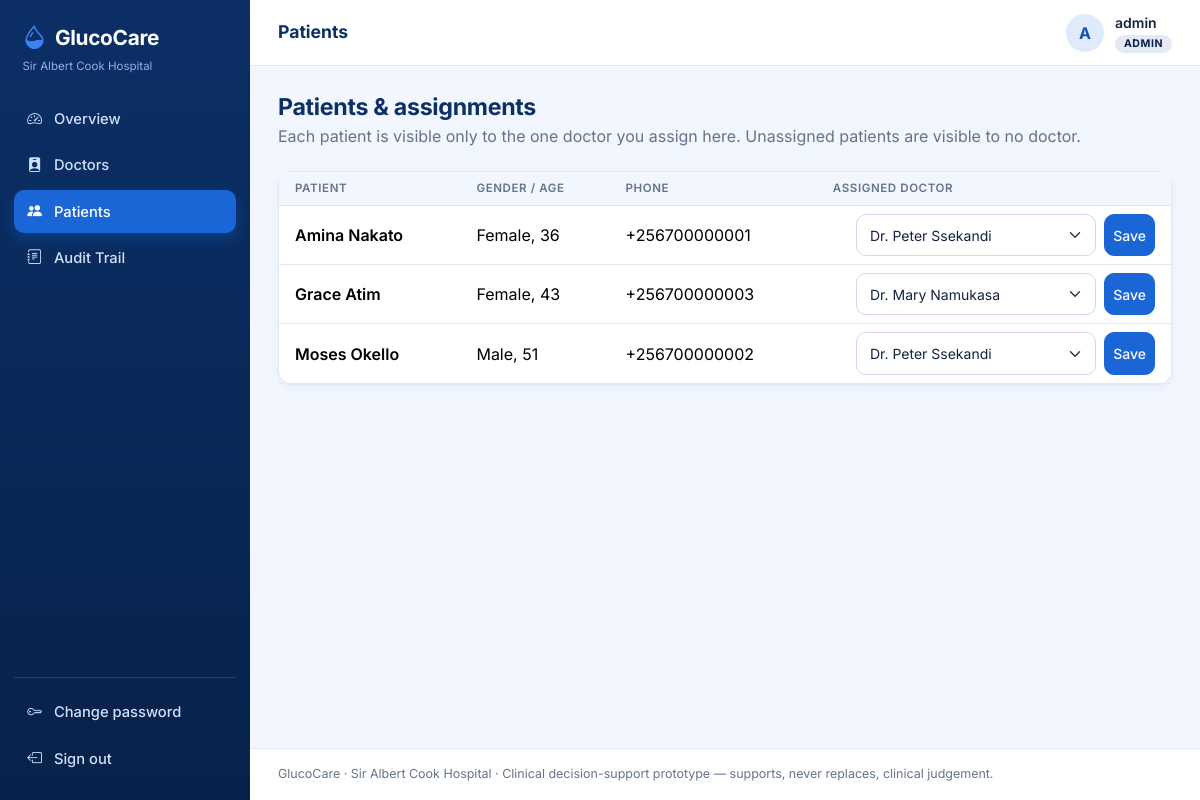
/admin/manage_patients.php (signed in), run on the app's committed database.
### tables this page shows
CREATE TABLE IF NOT EXISTS `patients` (
    `patient_id` INT AUTO_INCREMENT PRIMARY KEY,
    `user_id` INT NOT NULL UNIQUE,
    `clinician_id` INT NULL,
    `full_name` VARCHAR(100) NOT NULL,
    `date_of_birth` DATE NOT NULL,
    `gender` ENUM('male','female','other') NOT NULL,
    `phone` VARCHAR(20) NOT NULL,
    `assigned_at` TIMESTAMP NULL DEFAULT NULL,
    CONSTRAINT `fk_patients_user` FOREIGN KEY (`user_id`) REFERENCES `users`(`user_id`) ON DELETE CASCADE,
    CONSTRAINT `fk_patients_clinician` FOREIGN KEY (`clinician_id`) REFERENCES `clinicians`(`clinician_id`) ON DELETE SET NULL
);

CREATE TABLE IF NOT EXISTS `clinicians` (
    `clinician_id` INT AUTO_INCREMENT PRIMARY KEY,
    `user_id` INT NOT NULL UNIQUE,
    `full_name` VARCHAR(100) NOT NULL,
    `specialization` VARCHAR(100) NOT NULL,
    `license_no` VARCHAR(50) NOT NULL UNIQUE,
    CONSTRAINT `fk_clinicians_user` FOREIGN KEY (`user_id`) REFERENCES `users`(`user_id`) ON DELETE CASCADE
);

### includes/functions.php (called while the page is built, shortened)
<?php
function e($value): string
{
    return htmlspecialchars((string)$value, ENT_QUOTES, 'UTF-8');
}
function calc_age(string $dob): int
{
    return (new DateTime($dob))->diff(new DateTime())->y;
}

### includes/auth.php (called while the page is built, shortened)
<?php
require_once __DIR__ . '/functions.php';
function is_logged_in(): bool
{
    return !empty($_SESSION['user_id']);
}
function current_user(): ?array
{
    return [
        'user_id'      => (int)$_SESSION['user_id'],
        'username'     => $_SESSION['username'],
        'role'         => $_SESSION['role'],
        'email'        => $_SESSION['email'] ?? '',
        'full_name'    => $_SESSION['full_name'] ?? $_SESSION['username'],
        'patient_id'   => $_SESSION['patient_id'] ?? null,
        'clinician_id' => $_SESSION['clinician_id'] ?? null,
    ];
}

### admin/manage_patients.php (the view, shortened to what this page needs)
<?php
require_once __DIR__ . '/../includes/auth.php';
$pdo = get_db_connection();
$doctors = $pdo->query('SELECT c.clinician_id, c.full_name FROM clinicians c JOIN users u ON u.user_id = c.user_id WHERE u.is_active = 1 ORDER BY c.full_name')->fetchAll();
$patients = $pdo->query('SELECT p.patient_id, p.full_name, p.gender, p.date_of_birth, p.phone, p.clinician_id, u.is_active
                         FROM patients p JOIN users u ON u.user_id = p.user_id
                         ORDER BY (p.clinician_id IS NULL) DESC, p.full_name')->fetchAll();
$page_title = 'Patients';
require __DIR__ . '/../includes/header.php';
?>
<div class="page-head">
    <div><h2>Patients &amp; assignments</h2><p>Each patient is visible only to the one doctor you assign here. Unassigned patients are visible to no doctor.</p></div>
</div>
<div class="card">
    <div class="table-responsive">
        <table class="table table-hover mb-0">
            <thead><tr><th class="ps-3">Patient</th><th>Gender / Age</th><th>Phone</th><th>Assigned doctor</th><th class="pe-3"></th></tr></thead>
            <tbody>
            <?php foreach ($patients as $p): ?>
                <tr>
                    <td class="ps-3 fw-semibold"><?= e($p['full_name']) ?> <?= $p['clinician_id'] ? '' : '<span class="chip chip-warn ms-1">Unassigned</span>' ?></td>
                    <td class="text-capitalize"><?= e($p['gender']) ?>, <?= calc_age($p['date_of_birth']) ?></td>
                    <td><?= e($p['phone']) ?></td>
                    <td colspan="2" class="pe-3">
                        <form method="post" class="d-flex gap-2 justify-content-end">
                            <select name="clinician_id" class="form-select form-select-sm" style="max-width:240px">
                                <?php foreach ($doctors as $d): ?>
                                    <option value="<?= (int)$d['clinician_id'] ?>" <?= (int)$p['clinician_id'] === (int)$d['clinician_id'] ? 'selected' : '' ?>><?= e($d['full_name']) ?></option>
                                <?php endforeach; ?>
                            </select>
                            <button class="btn btn-sm btn-primary">Save</button>
                        </form>
                    </td>
                </tr>
            <?php endforeach; ?>
            </tbody>
        </table>
    </div>
</div>
<?php require __DIR__ . '/../includes/footer.php'; ?>

### includes/header.php (shortened to what this page needs)
<?php
require_once __DIR__ . '/auth.php';
$page_title = $page_title ?? APP_NAME;
$layout = $layout ?? 'app';
$user = current_user();
$flash = take_flash();
$currentScript = ltrim(str_replace('\\', '/', $_SERVER['SCRIPT_NAME'] ?? ''), '/');
?>
<!DOCTYPE html>
<html lang="en">
<head>
    <link href="https://cdn.jsdelivr.net/npm/bootstrap@5.3.2/dist/css/bootstrap.min.css" rel="stylesheet">
    <link href="https://cdn.jsdelivr.net/npm/bootstrap-icons@1.11.3/font/bootstrap-icons.min.css" rel="stylesheet">
    <link href="<?= BASE_URL ?>assets/css/style.css" rel="stylesheet">
</head>
<body class="layout-<?= e($layout) ?>">
<?php if ($layout === 'auth'): ?>
<div class="auth-wrap">
    <aside class="auth-hero">
        <div class="brand brand-light"><i class="bi bi-droplet-half"></i> <?= e(APP_NAME) ?></div>
        <div class="auth-hero-body">
            <h1>Smarter diabetes care, shared between patient and doctor.</h1>
            <p>Log your readings at home. Your care team gets clear, explainable alerts when it matters.</p>
            <ul class="hero-points">
                <li><i class="bi bi-shield-check"></i> Role-based, private by design</li>
                <li><i class="bi bi-person-check"></i> Doctors see only their own patients</li>
                <li><i class="bi bi-journal-check"></i> Every action is audited</li>
            </ul>
        </div>
        <div class="auth-hero-foot"><?= e(HOSPITAL_NAME) ?> · Sentema Road, Kampala</div>
    </aside>
    <main class="auth-panel">
        <div class="auth-card">
<?php if ($flash): ?>
            <div class="alert alert-<?= e($flash['type']) ?> shadow-sm"><?= e($flash['message']) ?></div>
<?php endif; ?>
<?php else: ?>
<div class="app-shell">
    <aside class="sidebar" id="sidebar">
        <a class="brand" href="<?= BASE_URL ?>"><i class="bi bi-droplet-half"></i> <?= e(APP_NAME) ?></a>
        <div class="sidebar-hospital"><?= e(HOSPITAL_NAME) ?></div>
        <nav class="sidebar-nav">
            <?php foreach (nav_items($user['role']) as [$path, $label, $icon]): ?>
                <a href="<?= BASE_URL . $path ?>" class="<?= $currentScript !== '' && str_ends_with($currentScript, $path) ? 'active' : '' ?>">
                    <i class="bi <?= e($icon) ?>"></i><span><?= e($label) ?></span>
                </a>
            <?php endforeach; ?>
        </nav>
        <div class="sidebar-foot">
            <a href="<?= BASE_URL ?>change_password.php"><i class="bi bi-key"></i><span>Change password</span></a>
            <a href="<?= BASE_URL ?>logout.php"><i class="bi bi-box-arrow-left"></i><span>Sign out</span></a>
        </div>
    </aside>
    <div class="app-main">
        <header class="topbar">
            <div class="topbar-title"><?= e($page_title) ?></div>
            <div class="topbar-user">
                <div class="avatar"><?= e(strtoupper(substr($user['full_name'], 0, 1))) ?></div>
                <div class="d-none d-sm-block lh-sm">
                    <div class="fw-semibold small"><?= e($user['full_name']) ?></div>
                    <span class="role-pill role-<?= e($user['role']) ?>"><?= e($user['role']) ?></span>
                </div>
            </div>
        </header>
        <main class="content">
<?php endif; ?>

### includes/footer.php (shortened to what this page needs)
<?php if (($layout ?? 'app') === 'auth'): ?>
        </div>
    </main>
</div>
<?php else: ?>
        </main>
        <footer class="app-footer">
            <?= e(APP_NAME) ?> · <?= e(HOSPITAL_NAME) ?> · Clinical decision-support prototype — supports, never replaces, clinical judgement.
        </footer>
    </div>
</div>
<?php endif; ?>
</body>
</html>

### assets/css/style.css (style rules this page uses)
:root { --blue-950: #07224a; --blue-900: #0b2f66; --blue-800: #0f3f87; --blue-700: #1452b5; --blue-600: #1a66d6; --blue-500: #3b82f0; --blue-200: #bfd7fb; --blue-100: #dfeafd; --blue-50: #f1f6ff; --ink: #14233f; --muted: #64748b; --line: #e1e8f4; --ok: #12a06b; --warn: #e8a317; --danger: #d9435b; --radius: 14px; --bs-primary: var(--blue-600); --bs-primary-rgb: 26, 102, 214; --bs-link-color: var(--blue-700); --bs-link-hover-color: var(--blue-900); --bs-body-font-family: 'Inter', system-ui, -apple-system, 'Segoe UI', Roboto, sans-serif; --bs-body-color: var(--ink); }
body { background: var(--blue-50); color: var(--ink); font-family: var(--bs-body-font-family); }
.btn-primary { --bs-btn-bg: var(--blue-600); --bs-btn-border-color: var(--blue-600); --bs-btn-hover-bg: var(--blue-700); --bs-btn-hover-border-color: var(--blue-700); --bs-btn-active-bg: var(--blue-800); --bs-btn-active-border-color: var(--blue-800); }
.btn { border-radius: 10px; font-weight: 500; }
.form-control, .form-select { border-radius: 10px; border-color: #cfdaee; padding: .6rem .8rem; }
.app-shell { display: flex; min-height: 100vh; }
.sidebar { width: 250px; flex-shrink: 0; background: linear-gradient(180deg, var(--blue-900), var(--blue-950)); color: #cfe0fb; display: flex; flex-direction: column; padding: 1.25rem .9rem; position: sticky; top: 0; height: 100vh; }
.brand { display: flex; align-items: center; gap: .55rem; font-weight: 700; font-size: 1.3rem; color: #fff; text-decoration: none; letter-spacing: -.3px; padding: 0 .5rem; }
.brand i { color: var(--blue-500); font-size: 1.5rem; }
.sidebar-hospital { font-size: .72rem; color: #8fb0e6; padding: .15rem .5rem 1.4rem; }
.sidebar-nav { display: flex; flex-direction: column; gap: .2rem; flex: 1; }
.sidebar a:not(.brand) { display: flex; align-items: center; gap: .75rem; padding: .65rem .8rem; border-radius: 10px; color: #cfe0fb; text-decoration: none; font-size: .92rem; font-weight: 500; transition: background .15s; }
.sidebar a.active { background: var(--blue-600); color: #fff; box-shadow: 0 6px 16px rgba(26,102,214,.35); }
.sidebar-foot { border-top: 1px solid rgba(255,255,255,.12); padding-top: .8rem; display: flex; flex-direction: column; gap: .2rem; }
.app-main { flex: 1; min-width: 0; display: flex; flex-direction: column; }
.topbar { display: flex; align-items: center; gap: 1rem; padding: .85rem 1.75rem; background: #fff; border-bottom: 1px solid var(--line); position: sticky; top: 0; z-index: 20; }
.topbar-title { font-weight: 700; font-size: 1.1rem; color: var(--blue-900); flex: 1; }
.topbar-user { display: flex; align-items: center; gap: .7rem; }
.avatar { width: 38px; height: 38px; border-radius: 50%; background: var(--blue-100); color: var(--blue-700); display: grid; place-items: center; font-weight: 700; }
.role-pill { font-size: .66rem; font-weight: 700; letter-spacing: .6px; text-transform: uppercase; padding: .15rem .55rem; border-radius: 20px; background: var(--blue-100); color: var(--blue-700); }
.role-admin { background: #e5e9f5; color: var(--blue-950); }
.content { padding: 1.75rem; flex: 1; }
.app-footer { padding: 1rem 1.75rem; color: var(--muted); font-size: .78rem; border-top: 1px solid var(--line); background: #fff; }
.card { border: 1px solid var(--line); border-radius: var(--radius); box-shadow: 0 2px 10px rgba(11,47,102,.05); background: #fff; }
.page-head { display: flex; flex-wrap: wrap; align-items: center; justify-content: space-between; gap: 1rem; margin-bottom: 1.4rem; }
.page-head h2 { font-size: 1.45rem; font-weight: 700; color: var(--blue-900); margin: 0; letter-spacing: -.3px; }
.page-head p { margin: .15rem 0 0; color: var(--muted); }
.table { --bs-table-bg: transparent; }
.table thead th { font-size: .72rem; text-transform: uppercase; letter-spacing: .6px; color: var(--muted); font-weight: 600; background: var(--blue-50); border-bottom: 1px solid var(--line); white-space: nowrap; }
.table td { vertical-align: middle; border-color: var(--line); }

### data on the page
patients: full_name "Amina Nakato", gender "Female", date_of_birth "36", phone "+256700000001", clinician_id "Dr. Peter Ssekandi"
patients: full_name "Grace Atim", gender "Female", date_of_birth "43", phone "+256700000003", clinician_id "Dr. Mary Namukasa"
patients: full_name "Moses Okello", gender "Male", date_of_birth "51", phone "+256700000002", clinician_id "Dr. Peter Ssekandi"

### other printed values
APP_NAME "GlucoCare"
HOSPITAL_NAME "Sir Albert Cook Hospital"
$label "Overview"
$label "Doctors"
$label "Patients"
$label "Audit Trail"
$page_title "Patients"
substr($user['full_name'], 0, 1) "A"
$user['full_name'] "admin"
$user['role'] "ADMIN"
